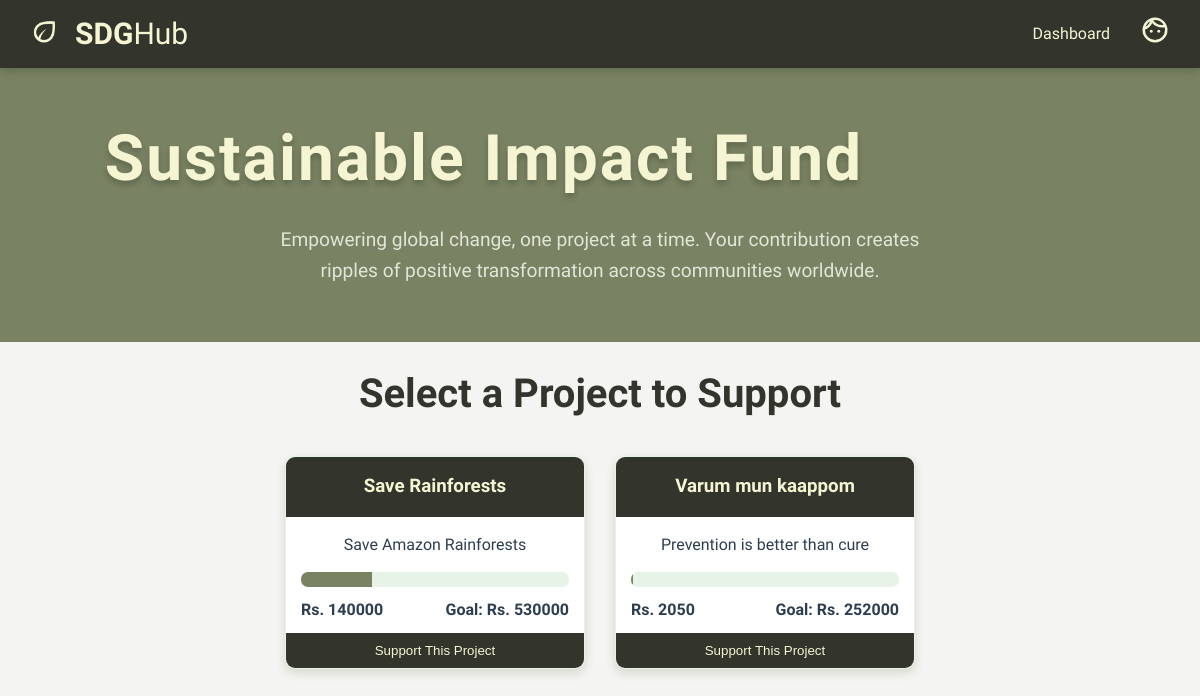
Page /sdgapp/funds/ (signed in) on the earlier database version.
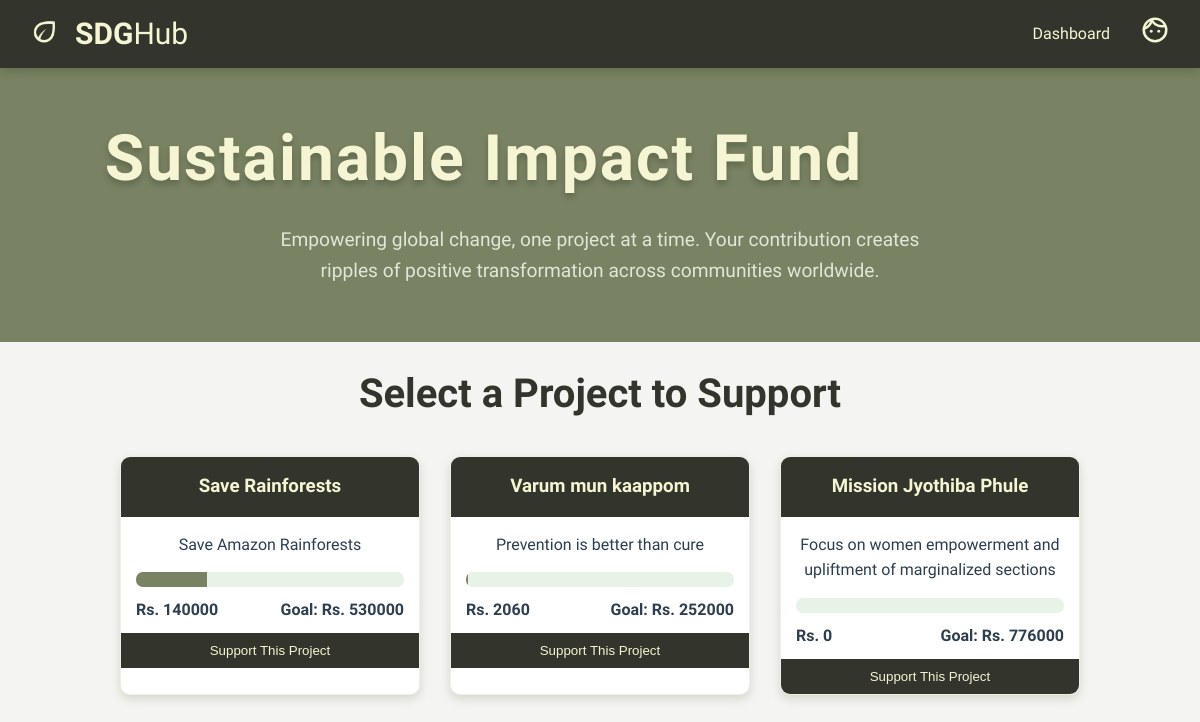
Same page on the later database version.
### sdgapp/models.py (models this page shows, shortened)
class UserProjects(models.Model):
    user = models.ForeignKey(User, on_delete=models.CASCADE)
    title = models.CharField(max_length=255)
    sdg_goal = models.CharField(max_length=255)
    description = models.TextField()
    collaborators = models.TextField(blank=True)  # Store collaborator names/emails
    funding_target = models.PositiveIntegerField()
    funding_received = models.PositiveIntegerField()

### sdgapp/views.py (the view, shortened to what this page needs)
# urls.py: path('funds/',views.Funds,name='funds'),
@login_required
def Funds(request):
    all_projects = UserProjects.objects.all()  # Fetch all projects
    total_funds_raised = all_projects.aggregate(Sum('funding_received'))['funding_received__sum'] or 0
    total_funding_target = all_projects.aggregate(Sum('funding_target'))['funding_target__sum'] or 0
    remaining_funds_needed = total_funding_target - total_funds_raised
    return render(request, 'funds.html', {
        'all_projects': all_projects,
        'total_funds_raised': total_funds_raised,
        'total_funding_target': total_funding_target,
        'remaining_funds_needed': remaining_funds_needed,
    })

### templates/funds.html (shortened to what this page needs)
<!DOCTYPE html>
<html lang="en">
<head>
    {% load static %}
    <link rel="stylesheet" href="{% static "css\funds.css" %}">
    <link rel="stylesheet" href="{% static "css\goal17.css" %}">
</head>
<body>
    <nav>
        <ul>
            <li><img id="icon" src="{% static "media/leaf.png" %}"></li>
            <li class="main"><a href="{% url "goals" %}"><span
                        style="font-family: 'Alumni Sans Pinstripe', serif; font-weight: 600;">SDG</span>Hub</a></li>
        </ul>
        <div class="other_resources">
            <ul class="links">
                <li><a href="{% url "sdgapp:dashboard" %}">Dashboard</a></li>
                <li><img class="profile" src="{% static "media/face_24dp_F5F5D3_FILL0_wght400_GRAD0_opsz24.svg" %}"></li>
            </ul>
        </div>
    </nav>
    <header class="page-header">
        <h1>Sustainable Impact Fund</h1>
        <p>Empowering global change, one project at a time. Your contribution creates ripples of positive transformation
            across communities worldwide.</p>
    </header>
    <main class="fundraising-container">
        <section class="project-selection">
        <h2 class="section-title">Select a Project to Support</h2>
        <div class="project-grid">
            {% for project in all_projects %}
                <div class="project-card" data-project-id="{{ project.id }}">
                    <h3>{{ project.title }}</h3>
                    <p>{{ project.description }}</p>
                    <div class="project-details">
                        <div class="progress-container">
                            <div class="progress-bar" id="project-{{ project.id }}-progress">
                            </div>
                        </div>
                        <div class="funding-info">
                            <span class="raised">Rs. {{ project.funding_received }}</span>
                            <span class="goal">Goal: Rs. {{ project.funding_target }}</span>
                        </div>
                    </div>
                    <button class="select-project">Support This Project</button>
                </div>
            {% empty %}
                <p>No projects available.</p>
            {% endfor %}
        </div>
    </section>
    </main>
</body>
</html>

### static/css/funds.css (style rules this page uses)
* { margin: 0; padding: 0; box-sizing: border-box; }
body { font-family: 'Poiret One', serif; background-color: #f4f4f2; color: #2c3e50; line-height: 1.6; }
nav { position: sticky; top: 0; display: flex; justify-content: space-between; align-items: center; background-color: #33352C; padding: 10px 30px; z-index: 1000; box-shadow: 0 2px 10px rgba(0, 0, 0, 0.2); }
nav ul { display: flex; align-items: center; list-style: none; }
a { text-decoration: none; color: #f5f5d3; }
.links li a { position: relative; padding: 6px 0; }
.links { display: flex; gap: 30px; font-size: 16px; transition: 0.3s; font-weight: 500; }
#icon { width: 30px; margin-right: 15px; }
.main { font-size: 30px; font-family: "Fleur De Leah", serif; }
.page-header { text-align: center; padding: 40px 20px; background: #798262; background-size: 200% 200%; position: relative; overflow: hidden; }
.page-header::before { content: ''; position: absolute; top: -50%; left: -50%; width: 200%; height: 200%; transform: rotate(-45deg); z-index: 1; }
.page-header h1 { font-family: 'Fleur De Leah', serif; font-size: 4rem; color: #f5f5d3; position: relative; z-index: 2; text-shadow: 0 4px 6px rgba(0, 0, 0, 0.2); letter-spacing: 2px; }
.page-header p { color: #e0e6d8; max-width: 700px; margin: 15px auto; position: relative; z-index: 2; font-size: 1.2rem; }
.fundraising-container { max-width: 1200px; margin: 0 auto; padding: 20px; }
.section-title { text-align: center; margin-bottom: 30px; color: #33352C; font-size: 2.5rem; }
.project-grid { display: flex; gap: 30px; justify-content: center; margin-top: 30px; }
.project-card { background-color: #ffffff; border-radius: 10px; box-shadow: 0 4px 10px rgba(85, 107, 47, 0.2); overflow: hidden; width: 300px; transition: transform 0.3s, box-shadow 0.3s; border: 1px solid #e6f3e6; }
.project-card h3 { padding: 15px; text-align: center; background-color: #33352C; color: #f5f5d3; }
.project-card p { padding: 15px; text-align: center; color: #2c3e50; }
.progress-container { height: 15px; background-color: #e6f3e6; margin: 0 15px; border-radius: 7px; overflow: hidden; }
.progress-bar { height: 100%; background-color: #798262; width: 0; transition: width 1s ease-in-out; }
.funding-info { display: flex; justify-content: space-between; padding: 10px 15px; font-weight: bold; color: #2c3e50; }
.select-project { width: 100%; padding: 10px; background-color: #33352C; color: #f5f5d3; border: none; cursor: pointer; transition: background-color 0.3s, transform 0.2s; }
.other_resources .links li a:before { content: ''; position: absolute; bottom: 0; left: 0; height: 3px; width: 0%; background: #f5f5d3; transition: all 0.4s ease; }
.profile { cursor: pointer; width: 30px; height: 30px; }
nav { position: relative; z-index: 1001; }

### static/css/goal17.css (style rules this page uses)
* { margin: 0; padding: 0; box-sizing: border-box; }
nav { position: sticky; top: 0; display: flex; justify-content: space-between; align-items: center; background-color: #33352C; padding: 10px 30px; z-index: 1000; }
ul { display: flex; list-style-type: none; }
.main { font-size: 30px; font-family: "Fleur De Leah", serif; }
.links { display: flex; gap: 30px; font-size: 16px; transition: 0.3s; font-family: "Poiret One", serif; font-weight: 500; }
#icon { width: 30px; }
a { text-decoration: none; color: #f5f5d3; }
.links li a { position: relative; padding: 6px 0; }
.other_resources .links li a:before { content: ''; position: absolute; bottom: 0; left: 0; height: 3px; width: 0%; background: #f5f5d3; transition: all 0.4s ease; }
h1 { color: rgb(220, 220, 208); font-family: "Poiret One", serif; font-weight: 700; font-size: 50px; text-align: center; max-width: 80%; }

Differences in the rows shown:
changed UserProjects "Varum mun kaappom": funding_received "2050" → "2060"
added UserProjects: title "Mission Jyothiba Phule", description "Focus on women empowerment and upliftment of marginalized sections", funding_received "0", funding_target "776000"
